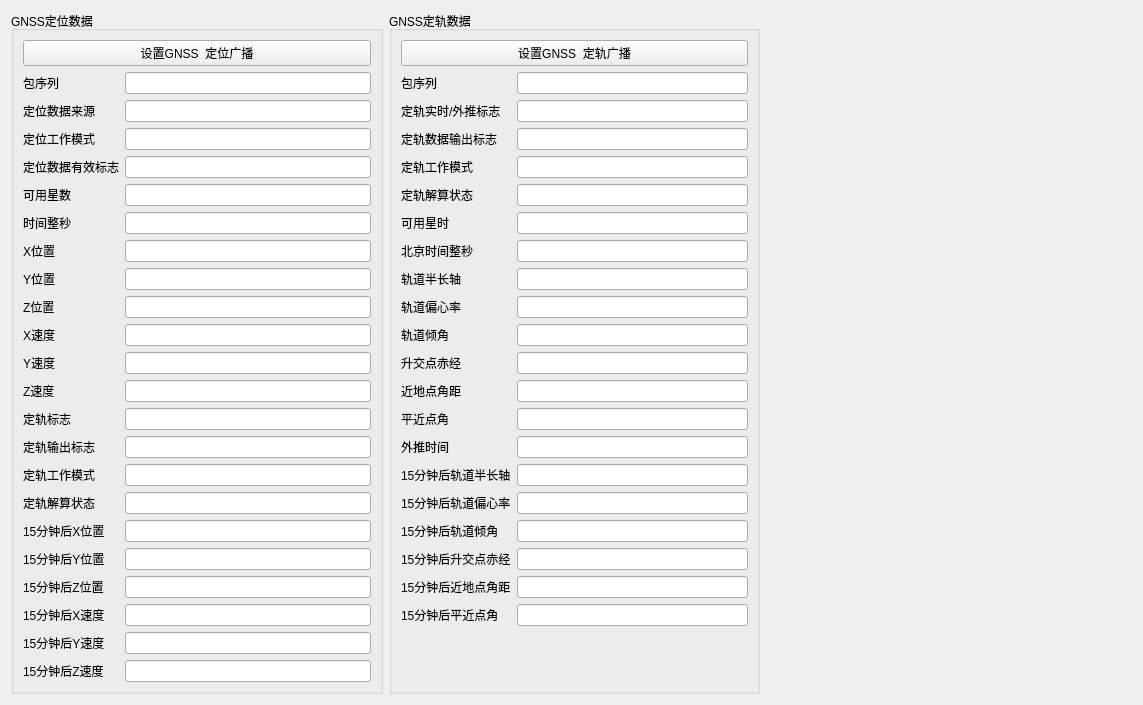
<?xml version="1.0" encoding="UTF-8"?>
<ui version="4.0">
 <class>subboard_rt</class>
 <widget class="QWidget" name="subboard_rt">
  <property name="geometry">
   <rect>
    <x>0</x>
    <y>0</y>
    <width>1143</width>
    <height>644</height>
   </rect>
  </property>
  <property name="windowTitle">
   <string>Form</string>
  </property>
  <layout class="QGridLayout" name="gridLayout">
   <item row="0" column="0">
    <widget class="QGroupBox" name="groupBox">
     <property name="title">
      <string>GNSS定位数据</string>
     </property>
     <layout class="QVBoxLayout" name="verticalLayout">
      <item>
       <widget class="QPushButton" name="pB_GNSS_position">
        <property name="text">
         <string>设置GNSS  定位广播</string>
        </property>
       </widget>
      </item>
      <item>
       <layout class="QFormLayout" name="formLayout">
        <item row="0" column="0">
         <widget class="QLabel" name="label">
          <property name="text">
           <string>包序列</string>
          </property>
         </widget>
        </item>
        <item row="0" column="1">
         <widget class="QLineEdit" name="lineEdit"/>
        </item>
        <item row="1" column="0">
         <widget class="QLabel" name="label_2">
          <property name="text">
           <string>定位数据来源</string>
          </property>
         </widget>
        </item>
        <item row="1" column="1">
         <widget class="QLineEdit" name="lineEdit_2"/>
        </item>
        <item row="2" column="0">
         <widget class="QLabel" name="label_3">
          <property name="text">
           <string>定位工作模式</string>
          </property>
         </widget>
        </item>
        <item row="2" column="1">
         <widget class="QLineEdit" name="lineEdit_3"/>
        </item>
        <item row="3" column="0">
         <widget class="QLabel" name="label_4">
          <property name="text">
           <string>定位数据有效标志</string>
          </property>
         </widget>
        </item>
        <item row="3" column="1">
         <widget class="QLineEdit" name="lineEdit_4"/>
        </item>
        <item row="4" column="0">
         <widget class="QLabel" name="label_5">
          <property name="text">
           <string>可用星数</string>
          </property>
         </widget>
        </item>
        <item row="4" column="1">
         <widget class="QLineEdit" name="lineEdit_5"/>
        </item>
        <item row="5" column="0">
         <widget class="QLabel" name="label_6">
          <property name="text">
           <string>时间整秒</string>
          </property>
         </widget>
        </item>
        <item row="5" column="1">
         <widget class="QLineEdit" name="lineEdit_6"/>
        </item>
        <item row="6" column="0">
         <widget class="QLabel" name="label_7">
          <property name="text">
           <string>X位置</string>
          </property>
         </widget>
        </item>
        <item row="6" column="1">
         <widget class="QLineEdit" name="lineEdit_7"/>
        </item>
        <item row="7" column="0">
         <widget class="QLabel" name="label_8">
          <property name="text">
           <string>Y位置</string>
          </property>
         </widget>
        </item>
        <item row="7" column="1">
         <widget class="QLineEdit" name="lineEdit_8"/>
        </item>
        <item row="8" column="0">
         <widget class="QLabel" name="label_9">
          <property name="text">
           <string>Z位置</string>
          </property>
         </widget>
        </item>
        <item row="8" column="1">
         <widget class="QLineEdit" name="lineEdit_9"/>
        </item>
        <item row="9" column="0">
         <widget class="QLabel" name="label_10">
          <property name="text">
           <string>X速度</string>
          </property>
         </widget>
        </item>
        <item row="9" column="1">
         <widget class="QLineEdit" name="lineEdit_10"/>
        </item>
        <item row="10" column="0">
         <widget class="QLabel" name="label_11">
          <property name="text">
           <string>Y速度</string>
          </property>
         </widget>
        </item>
        <item row="10" column="1">
         <widget class="QLineEdit" name="lineEdit_11"/>
        </item>
        <item row="11" column="0">
         <widget class="QLabel" name="label_12">
          <property name="text">
           <string>Z速度</string>
          </property>
         </widget>
        </item>
        <item row="11" column="1">
         <widget class="QLineEdit" name="lineEdit_12"/>
        </item>
        <item row="12" column="0">
         <widget class="QLabel" name="label_13">
          <property name="text">
           <string>定轨标志</string>
          </property>
         </widget>
        </item>
        <item row="12" column="1">
         <widget class="QLineEdit" name="lineEdit_13"/>
        </item>
        <item row="13" column="0">
         <widget class="QLabel" name="label_14">
          <property name="text">
           <string>定轨输出标志</string>
          </property>
         </widget>
        </item>
        <item row="13" column="1">
         <widget class="QLineEdit" name="lineEdit_14"/>
        </item>
        <item row="14" column="0">
         <widget class="QLabel" name="label_15">
          <property name="text">
           <string>定轨工作模式</string>
          </property>
         </widget>
        </item>
        <item row="14" column="1">
         <widget class="QLineEdit" name="lineEdit_15"/>
        </item>
        <item row="15" column="0">
         <widget class="QLabel" name="label_16">
          <property name="text">
           <string>定轨解算状态</string>
          </property>
         </widget>
        </item>
        <item row="15" column="1">
         <widget class="QLineEdit" name="lineEdit_16"/>
        </item>
        <item row="16" column="0">
         <widget class="QLabel" name="label_17">
          <property name="text">
           <string>15分钟后X位置</string>
          </property>
         </widget>
        </item>
        <item row="16" column="1">
         <widget class="QLineEdit" name="lineEdit_17"/>
        </item>
        <item row="17" column="0">
         <widget class="QLabel" name="label_18">
          <property name="text">
           <string>15分钟后Y位置</string>
          </property>
         </widget>
        </item>
        <item row="17" column="1">
         <widget class="QLineEdit" name="lineEdit_18"/>
        </item>
        <item row="18" column="0">
         <widget class="QLabel" name="label_19">
          <property name="text">
           <string>15分钟后Z位置</string>
          </property>
         </widget>
        </item>
        <item row="18" column="1">
         <widget class="QLineEdit" name="lineEdit_19"/>
        </item>
        <item row="19" column="0">
         <widget class="QLabel" name="label_20">
          <property name="text">
           <string>15分钟后X速度</string>
          </property>
         </widget>
        </item>
        <item row="19" column="1">
         <widget class="QLineEdit" name="lineEdit_20"/>
        </item>
        <item row="20" column="0">
         <widget class="QLabel" name="label_21">
          <property name="text">
           <string>15分钟后Y速度</string>
          </property>
         </widget>
        </item>
        <item row="20" column="1">
         <widget class="QLineEdit" name="lineEdit_21"/>
        </item>
        <item row="21" column="0">
         <widget class="QLabel" name="label_22">
          <property name="text">
           <string>15分钟后Z速度</string>
          </property>
         </widget>
        </item>
        <item row="21" column="1">
         <widget class="QLineEdit" name="lineEdit_22"/>
        </item>
       </layout>
      </item>
     </layout>
    </widget>
   </item>
   <item row="0" column="1">
    <widget class="QGroupBox" name="groupBox_2">
     <property name="title">
      <string>GNSS定轨数据</string>
     </property>
     <layout class="QVBoxLayout" name="verticalLayout_2">
      <item>
       <widget class="QPushButton" name="pB_GNSS_track">
        <property name="text">
         <string>设置GNSS  定轨广播</string>
        </property>
       </widget>
      </item>
      <item>
       <layout class="QFormLayout" name="formLayout_2">
        <item row="0" column="0">
         <widget class="QLabel" name="label_23">
          <property name="text">
           <string>包序列</string>
          </property>
         </widget>
        </item>
        <item row="0" column="1">
         <widget class="QLineEdit" name="lineEdit_23"/>
        </item>
        <item row="1" column="0">
         <widget class="QLabel" name="label_24">
          <property name="text">
           <string>定轨实时/外推标志</string>
          </property>
         </widget>
        </item>
        <item row="1" column="1">
         <widget class="QLineEdit" name="lineEdit_24"/>
        </item>
        <item row="2" column="0">
         <widget class="QLabel" name="label_25">
          <property name="text">
           <string>定轨数据输出标志</string>
          </property>
         </widget>
        </item>
        <item row="2" column="1">
         <widget class="QLineEdit" name="lineEdit_25"/>
        </item>
        <item row="3" column="0">
         <widget class="QLabel" name="label_26">
          <property name="text">
           <string>定轨工作模式</string>
          </property>
         </widget>
        </item>
        <item row="3" column="1">
         <widget class="QLineEdit" name="lineEdit_26"/>
        </item>
        <item row="4" column="0">
         <widget class="QLabel" name="label_27">
          <property name="text">
           <string>定轨解算状态</string>
          </property>
         </widget>
        </item>
        <item row="4" column="1">
         <widget class="QLineEdit" name="lineEdit_27"/>
        </item>
        <item row="5" column="0">
         <widget class="QLabel" name="label_28">
          <property name="text">
           <string>可用星时</string>
          </property>
         </widget>
        </item>
        <item row="5" column="1">
         <widget class="QLineEdit" name="lineEdit_28"/>
        </item>
        <item row="6" column="0">
         <widget class="QLabel" name="label_29">
          <property name="text">
           <string>北京时间整秒</string>
          </property>
         </widget>
        </item>
        <item row="6" column="1">
         <widget class="QLineEdit" name="lineEdit_29"/>
        </item>
        <item row="7" column="0">
         <widget class="QLabel" name="label_30">
          <property name="text">
           <string>轨道半长轴</string>
          </property>
         </widget>
        </item>
        <item row="7" column="1">
         <widget class="QLineEdit" name="lineEdit_30"/>
        </item>
        <item row="8" column="0">
         <widget class="QLabel" name="label_31">
          <property name="text">
           <string>轨道偏心率</string>
          </property>
         </widget>
        </item>
        <item row="8" column="1">
         <widget class="QLineEdit" name="lineEdit_31"/>
        </item>
        <item row="9" column="0">
         <widget class="QLabel" name="label_32">
          <property name="text">
           <string>轨道倾角</string>
          </property>
         </widget>
        </item>
        <item row="9" column="1">
         <widget class="QLineEdit" name="lineEdit_32"/>
        </item>
        <item row="10" column="0">
         <widget class="QLabel" name="label_33">
          <property name="text">
           <string>升交点赤经</string>
          </property>
         </widget>
        </item>
        <item row="10" column="1">
         <widget class="QLineEdit" name="lineEdit_33"/>
        </item>
        <item row="11" column="0">
         <widget class="QLabel" name="label_34">
          <property name="text">
           <string>近地点角距</string>
          </property>
         </widget>
        </item>
        <item row="11" column="1">
         <widget class="QLineEdit" name="lineEdit_34"/>
        </item>
        <item row="12" column="0">
         <widget class="QLabel" name="label_35">
          <property name="text">
           <string>平近点角</string>
          </property>
         </widget>
        </item>
        <item row="12" column="1">
         <widget class="QLineEdit" name="lineEdit_35"/>
        </item>
        <item row="13" column="0">
         <widget class="QLabel" name="label_36">
          <property name="text">
           <string>外推时间</string>
          </property>
         </widget>
        </item>
        <item row="13" column="1">
         <widget class="QLineEdit" name="lineEdit_36"/>
        </item>
        <item row="14" column="0">
         <widget class="QLabel" name="label_39">
          <property name="text">
           <string>15分钟后轨道半长轴</string>
          </property>
         </widget>
        </item>
        <item row="14" column="1">
         <widget class="QLineEdit" name="lineEdit_39"/>
        </item>
        <item row="15" column="0">
         <widget class="QLabel" name="label_40">
          <property name="text">
           <string>15分钟后轨道偏心率</string>
          </property>
         </widget>
        </item>
        <item row="15" column="1">
         <widget class="QLineEdit" name="lineEdit_40"/>
        </item>
        <item row="16" column="0">
         <widget class="QLabel" name="label_41">
          <property name="text">
           <string>15分钟后轨道倾角</string>
          </property>
         </widget>
        </item>
        <item row="16" column="1">
         <widget class="QLineEdit" name="lineEdit_41"/>
        </item>
        <item row="17" column="0">
         <widget class="QLabel" name="label_42">
          <property name="text">
           <string>15分钟后升交点赤经</string>
          </property>
         </widget>
        </item>
        <item row="17" column="1">
         <widget class="QLineEdit" name="lineEdit_42"/>
        </item>
        <item row="18" column="0">
         <widget class="QLabel" name="label_43">
          <property name="text">
           <string>15分钟后近地点角距</string>
          </property>
         </widget>
        </item>
        <item row="18" column="1">
         <widget class="QLineEdit" name="lineEdit_43"/>
        </item>
        <item row="19" column="0">
         <widget class="QLabel" name="label_44">
          <property name="text">
           <string>15分钟后平近点角</string>
          </property>
         </widget>
        </item>
        <item row="19" column="1">
         <widget class="QLineEdit" name="lineEdit_44"/>
        </item>
       </layout>
      </item>
     </layout>
    </widget>
   </item>
   <item row="0" column="2">
    <spacer name="horizontalSpacer">
     <property name="orientation">
      <enum>Qt::Horizontal</enum>
     </property>
     <property name="sizeHint" stdset="0">
      <size>
       <width>40</width>
       <height>20</height>
      </size>
     </property>
    </spacer>
   </item>
  </layout>
 </widget>
 <resources/>
 <connections/>
</ui>
